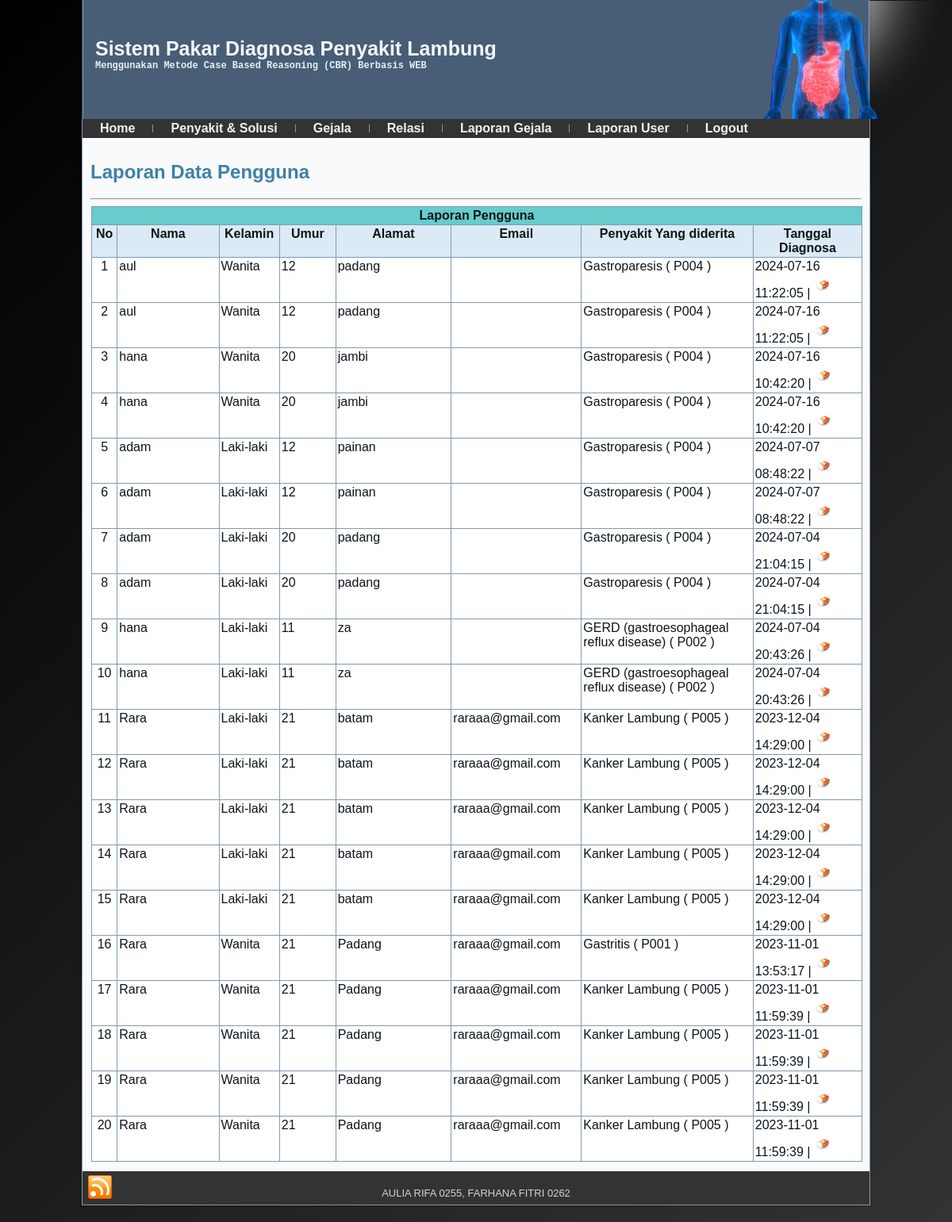
The page /admin/haladmin.php?top=lapuser.php on the database its author committed.
### tables this page shows
CREATE TABLE `analisa_hasil` (
  `id` int(4) NOT NULL,
  `nama` varchar(50) NOT NULL,
  `kelamin` char(10) NOT NULL,
  `umur` varchar(3) NOT NULL,
  `alamat` varchar(100) NOT NULL,
  `kd_penyakit` char(4) NOT NULL,
  `tanggal` datetime NOT NULL,
  `email` varchar(20) NOT NULL
);

CREATE TABLE `penyakit_solusi` (
  `kd_penyakit` char(4) NOT NULL,
  `nama_penyakit` varchar(100) DEFAULT NULL,
  `definisi` text DEFAULT NULL,
  `solusi` text DEFAULT NULL
);

### admin/lapuser.php (the view, shortened to what this page needs)
<?php
include "../koneksi.php";
?>
<html>
<head>
</head>
<body>
<h2>Laporan Data Pengguna</h2><hr>
<table width="100%" border="0" cellpadding="2" cellspacing="1" bgcolor="#22B5DD">
  <tr bgcolor="#66CCCC">
    <td colspan="10"><div align="center"><strong>Laporan Pengguna </strong></div></td>
  </tr>
  <tr bordercolor="#CCFFFF" bgcolor="#DBEAF5">
    <td width="29"><div align="center"><strong>No</strong></div></td>
    <td width="147"><div align="center"><b>Nama</b></div></td>
    <td width="74"><div align="center"><strong>Kelamin</strong></div></td>
    <td width="73" align="center"><div align="center"><strong>Umur</strong></div></td>
    <td width="166" align="center"><div align="center"><strong>Alamat</strong></div></td>
    <td width="166" align="center"><div align="center"><strong>Email</strong></td>
    <td width="235" align="center"><div align="center"><strong>Penyakit Yang diderita </strong></div></td>
    <td width="150" align="center"><div align="center"><strong>Tanggal Diagnosa</strong> </td>
  </tr>
  <?php
	$sql = "SELECT * FROM analisa_hasil,penyakit_solusi WHERE analisa_hasil.kd_penyakit=penyakit_solusi.kd_penyakit order by id DESC";
	$qry = mysql_query($sql, $koneksi)  or die ("SQL Error".mysql_error());
	$no=0;
	while ($data=mysql_fetch_array($qry)) {
	$no++;
  ?>
  <tr bgcolor="#FFFFFF">
    <td><div align="center"><?php echo $no; ?></td>
    <td><?php echo $data['nama']; ?></td>
    <td><?php echo $data['kelamin']; ?></td>
    <td><?php echo $data['umur']; ?></td>
    <td><?php echo $data['alamat']; ?></td>
    <td><?php echo $data['email']; ?></td>
    <td><?php echo $data['nama_penyakit']; ?> ( <?php echo $data['kd_penyakit']; ?> )</td>
    <td><?php echo $data['tanggal']; ?>&nbsp;|<a title="hapus pengguna" style="cursor:pointer;" onClick="return konfirmasi('<?php echo $data['id'];?>')"><img src="image/hapus.jpeg" width="16" height="16" ></a></td>
  </tr>
  <?php
  }
  ?>
</table>
</body>
</html>

### style.css (style rules this page uses)
#art-main, table { font-family: Arial, Helvetica, Sans-Serif; font-style: normal; font-weight: normal; font-size: 16px; }
h1, h2, h3, h4, h5, h6, p, a, ul, ol, li { margin: 0; padding: 0; }
.art-postcontent, .art-postcontent li, .art-postcontent table, .art-postcontent a, .art-postcontent a:link, .art-postcontent a:visited, .art-postcontent a.visited, .art-postcontent a:hover, .art-postcontent a.hovered { font-family: Arial, Helvetica, Sans-Serif; }
h1, h2, h3, h4, h5, h6, h1 a, h2 a, h3 a, h4 a, h5 a, h6 a, h1 a:link, h2 a:link, h3 a:link, h4 a:link, h5 a:link, h6 a:link, h1 a:visited, h2 a:visited, h3 a:visited, h4 a:visited, h5 a:visited, h6 a:visited, h1 a:hover, h2 a:hover, h3 a:hover, h4 a:hover, h5 a:hover, h6 a:hover { font-family: Arial, Helvetica, Sans-Serif; font-style: normal; font-weight: bold; font-size: 32px; text-decoration: none; }
.art-postcontent a { text-decoration: none; color: #2F617F; }
.art-postcontent h2 { color: #3E81A8; margin: 19px 0; font-size: 24px; }
html { height:100%; }
body { padding: 0; margin:0; color: #0F1419; height:100%; min-height:100%; background: -webkit-linear-gradient(-45deg,#000 0,#333 100%); background-repeat: repeat; background-attachment: fixed; background-position: top left; min-width: 1000px; }
a img { border: 0; }
.art-article img, img.art-article, .art-block img, .art-footer img { border: solid 0 #B2C2D1; margin: 7px; }
.art-article table, table.art-article { border-collapse: collapse; margin: 1px; }
.art-article th, .art-article td { padding: 2px; border: solid 1px #8099B3; vertical-align: top; text-align: left; }

### rows shown on the page
analisa_hasil: nama "aul", kelamin "Wanita", umur "12", alamat "padang", kd_penyakit.nama_penyakit "Gastroparesis", kd_penyakit.kd_penyakit "P004", tanggal "2024-07-16 11:22:05"
analisa_hasil: nama "aul", kelamin "Wanita", umur "12", alamat "padang", kd_penyakit.nama_penyakit "Gastroparesis", kd_penyakit.kd_penyakit "P004", tanggal "2024-07-16 11:22:05"
analisa_hasil: nama "hana", kelamin "Wanita", umur "20", alamat "jambi", kd_penyakit.nama_penyakit "Gastroparesis", kd_penyakit.kd_penyakit "P004", tanggal "2024-07-16 10:42:20"
analisa_hasil: nama "hana", kelamin "Wanita", umur "20", alamat "jambi", kd_penyakit.nama_penyakit "Gastroparesis", kd_penyakit.kd_penyakit "P004", tanggal "2024-07-16 10:42:20"
analisa_hasil: nama "adam", kelamin "Laki-laki", umur "12", alamat "painan", kd_penyakit.nama_penyakit "Gastroparesis", kd_penyakit.kd_penyakit "P004", tanggal "2024-07-07 08:48:22"
analisa_hasil: nama "adam", kelamin "Laki-laki", umur "12", alamat "painan", kd_penyakit.nama_penyakit "Gastroparesis", kd_penyakit.kd_penyakit "P004", tanggal "2024-07-07 08:48:22"
analisa_hasil: nama "adam", kelamin "Laki-laki", umur "20", alamat "padang", kd_penyakit.nama_penyakit "Gastroparesis", kd_penyakit.kd_penyakit "P004", tanggal "2024-07-04 21:04:15"
analisa_hasil: nama "adam", kelamin "Laki-laki", umur "20", alamat "padang", kd_penyakit.nama_penyakit "Gastroparesis", kd_penyakit.kd_penyakit "P004", tanggal "2024-07-04 21:04:15"
analisa_hasil: nama "hana", kelamin "Laki-laki", umur "11", alamat "za", kd_penyakit.nama_penyakit "GERD (gastroesophageal reflux disease)", kd_penyakit.kd_penyakit "P002", tanggal "2024-07-04 20:43:26"
analisa_hasil: nama "hana", kelamin "Laki-laki", umur "11", alamat "za", kd_penyakit.nama_penyakit "GERD (gastroesophageal reflux disease)", kd_penyakit.kd_penyakit "P002", tanggal "2024-07-04 20:43:26"
analisa_hasil: nama "Rara", kelamin "Laki-laki", umur "21", alamat "batam", email "raraaa@gmail.com", kd_penyakit.nama_penyakit "Kanker Lambung", kd_penyakit.kd_penyakit "P005", tanggal "2023-12-04 14:29:00"
analisa_hasil: nama "Rara", kelamin "Laki-laki", umur "21", alamat "batam", email "raraaa@gmail.com", kd_penyakit.nama_penyakit "Kanker Lambung", kd_penyakit.kd_penyakit "P005", tanggal "2023-12-04 14:29:00"
analisa_hasil: nama "Rara", kelamin "Laki-laki", umur "21", alamat "batam", email "raraaa@gmail.com", kd_penyakit.nama_penyakit "Kanker Lambung", kd_penyakit.kd_penyakit "P005", tanggal "2023-12-04 14:29:00"
analisa_hasil: nama "Rara", kelamin "Laki-laki", umur "21", alamat "batam", email "raraaa@gmail.com", kd_penyakit.nama_penyakit "Kanker Lambung", kd_penyakit.kd_penyakit "P005", tanggal "2023-12-04 14:29:00"
analisa_hasil: nama "Rara", kelamin "Laki-laki", umur "21", alamat "batam", email "raraaa@gmail.com", kd_penyakit.nama_penyakit "Kanker Lambung", kd_penyakit.kd_penyakit "P005", tanggal "2023-12-04 14:29:00"
analisa_hasil: nama "Rara", kelamin "Wanita", umur "21", alamat "Padang", email "raraaa@gmail.com", kd_penyakit.nama_penyakit "Gastritis", kd_penyakit.kd_penyakit "P001", tanggal "2023-11-01 13:53:17"
analisa_hasil: nama "Rara", kelamin "Wanita", umur "21", alamat "Padang", email "raraaa@gmail.com", kd_penyakit.nama_penyakit "Kanker Lambung", kd_penyakit.kd_penyakit "P005", tanggal "2023-11-01 11:59:39"
analisa_hasil: nama "Rara", kelamin "Wanita", umur "21", alamat "Padang", email "raraaa@gmail.com", kd_penyakit.nama_penyakit "Kanker Lambung", kd_penyakit.kd_penyakit "P005", tanggal "2023-11-01 11:59:39"
analisa_hasil: nama "Rara", kelamin "Wanita", umur "21", alamat "Padang", email "raraaa@gmail.com", kd_penyakit.nama_penyakit "Kanker Lambung", kd_penyakit.kd_penyakit "P005", tanggal "2023-11-01 11:59:39"
analisa_hasil: nama "Rara", kelamin "Wanita", umur "21", alamat "Padang", email "raraaa@gmail.com", kd_penyakit.nama_penyakit "Kanker Lambung", kd_penyakit.kd_penyakit "P005", tanggal "2023-11-01 11:59:39"
